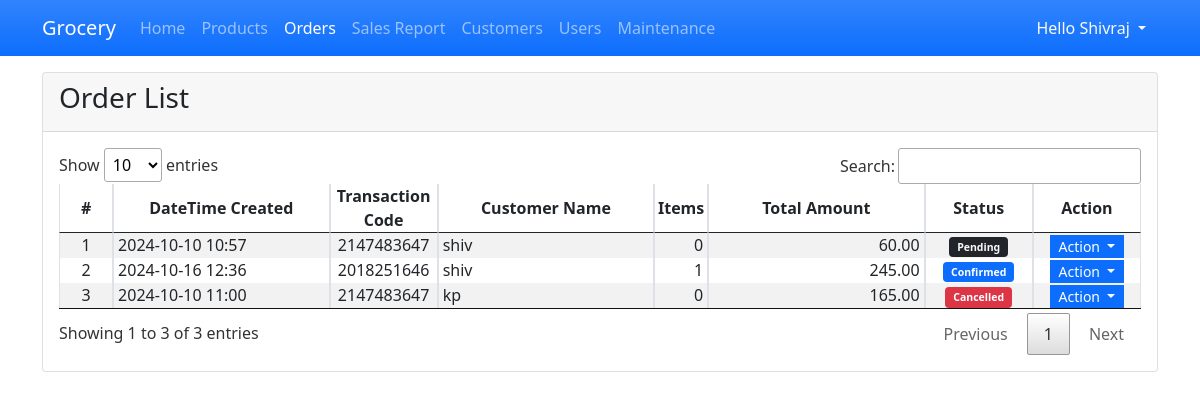
Screenshot of /admin/?page=orders (signed in) with the database file from the repository.
### tables this page shows
CREATE TABLE `order_list` (
  `order_id` int(11) NOT NULL,
  `customer_id` int(11) NOT NULL,
  `transaction_code` int(11) NOT NULL,
  `fee_id` int(11) NOT NULL,
  `delivery_address` int(11) NOT NULL,
  `total_amount` double NOT NULL,
  `status` int(11) NOT NULL DEFAULT 0,
  `date_created` timestamp NOT NULL DEFAULT current_timestamp()
);

CREATE TABLE `customer_list` (
  `customer_id` int(11) NOT NULL,
  `fullname` varchar(20) NOT NULL,
  `username` text NOT NULL,
  `password` text NOT NULL,
  `email` text NOT NULL,
  `contact` text NOT NULL,
  `address` text NOT NULL,
  `status` int(11) NOT NULL DEFAULT 1,
  `date_created` timestamp NOT NULL DEFAULT current_timestamp(),
  `date_updated` timestamp NOT NULL DEFAULT current_timestamp()
);

CREATE TABLE `fees_list` (
  `fee_id` int(11) NOT NULL,
  `location` varchar(100) DEFAULT NULL,
  `amount` double NOT NULL,
  `status` int(11) NOT NULL DEFAULT 1,
  `date_created` timestamp NOT NULL DEFAULT current_timestamp()
);

### admin/orders.php (the view, shortened to what this page needs)
<div class="card">
    <div class="card-header d-flex justify-content-between">
        <h3 class="card-title">Order List</h3>
    </div>
    <div class="card-body">
        <table class="table table-hover table-striped table-bordered">
            <colgroup>
                <col width="5%">
                <col width="20%">
                <col width="10%">
                <col width="20%">
                <col width="5%">
                <col width="20%">
                <col width="10%">
                <col width="10%">
            </colgroup>
            <thead>
                <tr>
                    <th class="text-center p-0">#</th>
                    <th class="text-center p-0">DateTime Created</th>
                    <th class="text-center p-0">Transaction Code</th>
                    <th class="text-center p-0">Customer Name</th>
                    <th class="text-center p-0">Items</th>
                    <th class="text-center p-0">Total Amount</th>
                    <th class="text-center p-0">Status</th>
                    <th class="text-center p-0">Action</th>
                </tr>
            </thead>
            <tbody>
                <?php
               $sql = "SELECT o.*, c.fullname, f.location, f.amount
               FROM `order_list` o
               INNER JOIN `customer_list` c ON o.customer_id = c.customer_id
               INNER JOIN `fees_list` f ON o.fee_id = f.fee_id
               ORDER BY o.`status` ASC, UNIX_TIMESTAMP(o.`date_created`) ASC";
                $qry = $conn->query($sql);
                $i = 1;
                    while($row = $qry->fetch_assoc()):
                        $items = $conn->query("SELECT SUM(quantity) as `items` from `order_items` where `order_id` = '{$row['order_id']}'")->fetch_assoc()['items'];
                ?>
                <tr>
                    <td class="text-center p-0"><?php echo $i++; ?></td>
                    <td class="py-0 px-1"><?php echo date("Y-m-d H:i",strtotime($row['date_created'])) ?></td>
                    <td class="py-0 px-1 text-center"><?php echo $row['transaction_code'] ?></td>
                    <td class="py-0 px-1"><?php echo $row['fullname'] ?></td>
                    <td class="py-0 px-1 text-end"><?php echo number_format($items) ?></td>
                    <td class="py-0 px-1 text-end"><?php echo number_format($row['total_amount'] + $row['amount'],2) ?></td>
                    <td class="py-0 px-1 text-center">
                    <?php if($row['status'] == 1): ?>
                        <span class="badge bg-primary"><small>Confirmed</small></span>
                    <?php elseif($row['status'] == 2): ?>
                        <span class="badge bg-success"><small>Delivered</small></span>
                    <?php elseif($row['status'] == 3): ?>
                        <span class="badge bg-danger"><small>Cancelled</small></span>
                    <?php else: ?>
                        <span class="badge bg-dark text-light"><small>Pending</small></span>
                    <?php endif; ?>
                    </td>
                    <th class="text-center py-0 px-1">
                        <div class="btn-group" role="group">
                            <button id="btnGroupDrop1" type="button" class="btn btn-primary dropdown-toggle btn-sm rounded-0 py-0" data-bs-toggle="dropdown" aria-expanded="false">
                            Action
                            </button>
                        </div>
                    </th>
                </tr>
                <?php endwhile; ?>
            </tbody>
        </table>
    </div>
</div>

### admin/index.php (shortened to what this page needs)
<?php
$page = isset($_GET['page']) ? $_GET['page'] : 'home';
?>
<!DOCTYPE html>
<html lang="en">
<head>
    <link rel="stylesheet" href="../Font-Awesome-master/css/all.min.css">
    <link rel="stylesheet" href="../css/bootstrap.min.css">
    <link rel="stylesheet" href="../select2/css/select2.min.css">
    <link rel="stylesheet" href="../css/custom.css">
    <link rel="stylesheet" href="../DataTables/datatables.min.css">
</head>
<body>
    <main>
    <nav class="navbar navbar-expand-lg navbar-dark bg-primary bg-gradient" id="topNavBar">
        <div class="container">
            <a class="navbar-brand" href="#">
            Grocery
            </a>
            <div class="collapse navbar-collapse" id="navbarNav">
                <ul class="navbar-nav">
                    <li class="nav-item">
                        <a class="nav-link <?php echo ($page == 'home')? 'active' : '' ?>" aria-current="page" href="./">Home</a>
                    </li>
                    <li class="nav-item">
                        <a class="nav-link  <?php echo ($page == 'products')? 'active' : '' ?>" href="./?page=products">Products</a>
                    </li>
                    <li class="nav-item">
                        <a class="nav-link  <?php echo ($page == 'orders')? 'active' : '' ?>" href="./?page=orders">Orders</a>
                    </li>
                    <li class="nav-item">
                        <a class="nav-link  <?php echo ($page == 'report')? 'active' : '' ?>" href="./?page=report">Sales Report</a>
                    </li>
                    <li class="nav-item">
                        <a class="nav-link <?php echo ($page == 'customers')? 'active' : '' ?>" aria-current="page" href="./?page=customers">Customers</a>
                    </li>
                    <li class="nav-item">
                        <a class="nav-link <?php echo ($page == 'users')? 'active' : '' ?>" aria-current="page" href="./?page=users">Users</a>
                    </li>
                    <li class="nav-item">
                        <a class="nav-link" href="./?page=maintenance">Maintenance</a>
                    </li>
                </ul>
            </div>
            <div>
            <div class="dropdown">
                <button class="btn btn-secondary dropdown-toggle bg-transparent  text-light border-0" type="button" id="dropdownMenuButton1" data-bs-toggle="dropdown" aria-expanded="false">
                    Hello <?php echo $_SESSION['fullname'] ?>
                </button>
            </div>
            </div>
        </div>
    </nav>
    <div class="container py-3" id="page-container">
        <?php
            include $page.'.php';
        ?>
    </div>
    </main>
</body>
</html>

### css/custom.css (style rules this page uses)
:root { --bs-success-rgb: 71, 222, 152 !important; }
html, body { height: 100%; width: 100%; }
main { height: 100%; display: flex; flex-flow: column; }
#page-container { flex: 1 1 auto; overflow: auto; }
#topNavBar { flex: 0 1 auto; }

### rows the page displays
order_list: date_created "2024-10-10 10:57", transaction_code "2147483647", customer.fullname "shiv", items "0", $row['total_amount'] + $row['amount'] "60.00", status "Pending"
order_list: date_created "2024-10-16 12:36", transaction_code "2018251646", customer.fullname "shiv", items "1", $row['total_amount'] + $row['amount'] "245.00", status "Confirmed"
order_list: date_created "2024-10-10 11:00", transaction_code "2147483647", customer.fullname "kp", items "0", $row['total_amount'] + $row['amount'] "165.00", status "Cancelled"

### other values shown
$_SESSION['fullname'] "Shivraj"
